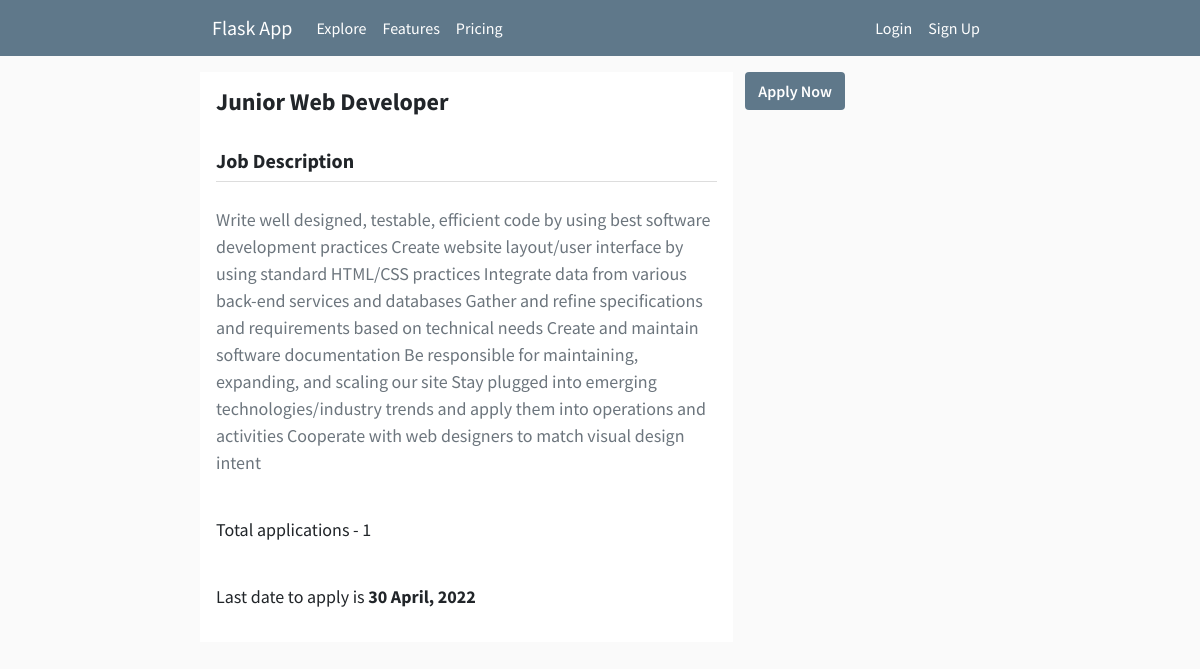
The page /position/1 on the database its author committed.
### app.py (models this page shows, shortened)
class Job(db.Model):
	id = db.Column(db.Integer, primary_key = True)
	role = db.Column(db.String(60), nullable = False)
	job_desc = db.Column(db.String(1500), nullable = False)
	deadline = db.Column(db.DateTime, nullable = False)

### app.py (the view)
@app.route('/position/<int:job_id>')
def position(job_id):
	job = Job.query.get(job_id)
	num_applicants = len(job.applicants)
	return render_template('job-details.html', title = job.role, job = job, num_applicants = num_applicants)

### templates/job-details.html (shortened to what this page needs)
{% extends 'layout.html' %}
{% block content %}
<div class="container col-md-8 mt-3">
	<div class="row">
		<div class="col-md-8 p-3 bg-white">
			<h4><b>{{ job.role }}</b></h4>
			<br/>
			<h5><b>Job Description</b></h5>
			<div class="divider"></div>
			<p class="text-muted f-18">
				{{ job.job_desc }}
			</p>
			<br/>
			<p class="f-18">Total applications - {{ num_applicants }}</p>
			<br/>
			<p class="f-18">Last date to apply is <b> {{ job.deadline.strftime("%d %B, %Y") }}</b></p>
		</div>
		<div class="col-md-4">
			{% if current_user.is_admin == True %}
			<a href="{{ url_for('applicants', job_id = job.id) }}" class="btn button-style">View Applicants</a>
			{% else %}
				{% if current_user not in job.applicants %}
					<button class="btn button-style" data-bs-toggle="modal" data-bs-target="#applyModal">
						Apply Now
					</button>
				{% endif %}
			{% endif %}
		</div>
	</div>
</div>
{% endblock content %}

### templates/layout.html (shortened to what this page needs)
<!DOCTYPE html>
<html>
<head>
    <link href="https://cdn.jsdelivr.net/npm/bootstrap@5.1.3/dist/css/bootstrap.min.css" rel="stylesheet">
    <link rel="stylesheet" type="text/css" href="{{ url_for('static', filename='main.css') }}">
</head>
<body>
	<nav class="navbar navbar-expand-lg nav-color">
	  <div class="container-fluid col-md-8">
	    <a class="navbar-brand" href="#">Flask App</a>
	    <div class="collapse navbar-collapse nav-content" id="navbarNav">
	      <ul class="navbar-nav">
	        <li class="nav-item">
	          <a class="nav-link active" aria-current="page" href="{{ url_for('explore') }}">Explore</a>
	        </li>
	        <li class="nav-item">
	          <a class="nav-link" href="#">Features</a>
	        </li>
	        <li class="nav-item">
	          <a class="nav-link" href="#">Pricing</a>
	        </li>
	      </ul>
	       <ul class="navbar-nav">
	       	{% if current_user.is_authenticated %}
	       		{% if current_user.is_admin == True %}
	       			<li class="nav-item">
			          <a class="nav-link" href="{{ url_for('job_form') }}">Add Job</a>
			        </li>
			    {% else %}
			    	<li class="nav-item">
		          		<a class="nav-link" href="{{ url_for('account') }}">Profile</a>
		        	</li>
	       		{% endif %}
	       		<li class="nav-item">
		          <a class="nav-link" href="{{ url_for('logout') }}">Logout</a>
		        </li>
	       	{% else %}
		        <li class="nav-item">
		          <a class="nav-link" href="{{ url_for('login') }}">Login</a>
		        </li>
		        <li class="nav-item">
		          <a class="nav-link" href="{{ url_for('register') }}">Sign Up</a>
		        </li>
	        {% endif %}
	      </ul>
	    </div>
	  </div>
	</nav>
	{% block content %}
	{% endblock %}
</body>
</html>

### static/main.css (style rules this page uses)
body { background-color: #fafafa; font-family: 'Source Sans Pro', sans-serif; }
.nav-content { display: flex; justify-content: space-between; }
.nav-color { background-color: #5f788a; }
.navbar-brand, .navbar-nav .nav-link { color: #ffffff; }
.button-style { background-color: #5f788a; color: #ffffff; font-weight: 600; }
.divider { height: 1px; background-color: #dddddd; margin-bottom: 3vh; }
.f-18 { font-size: 18px; }

### rows shown on the page
Job: role "Junior Web Developer", job_desc "Write well designed, testable, efficient code by using best software development practices Create website layout/user interface by using standard HTML/CSS practices Integrate data from various back-end services and databases Gather and refine specifications and requirements based on technical needs Create and maintain software documentation Be responsible for maintaining, expanding, and scaling our site Stay plugged into emerging technologies/industry trends and apply them into operations and activities Cooperate with web designers to match visual design intent", deadline "30 April, 2022"

### other values the page prints
{{ num_applicants }} "1"
